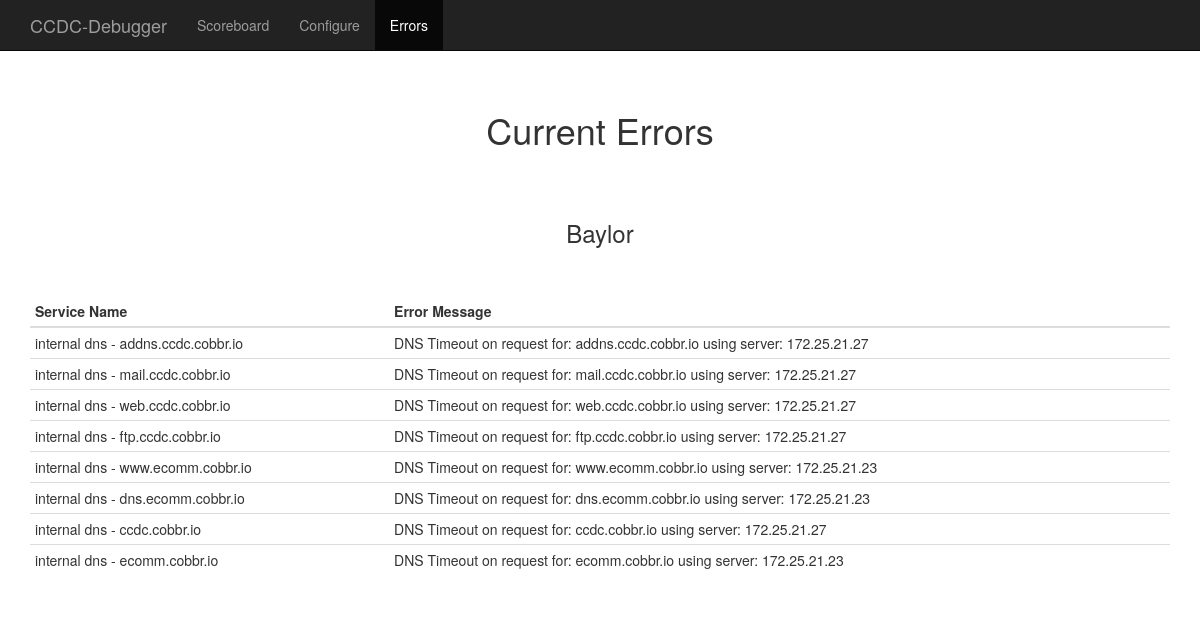
The app's page /errors, older data.
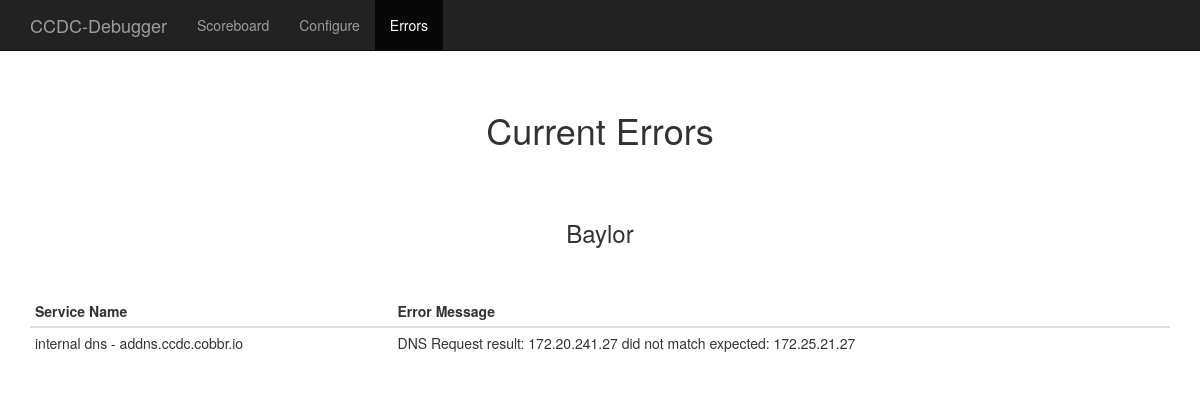
The same page, newer data.
### tables this page shows
CREATE TABLE team (
    team_id INTEGER PRIMARY KEY ASC,
    team_name TEXT NOT NULL
);

CREATE TABLE service (
    service_id INTEGER PRIMARY KEY ASC,
    service_type_id INTEGER NOT NULL,
    team_id INTEGER NOT NULL,
    service_name TEXT NOT NULL,
    service_connection TEXT NOT NULL,
    service_request TEXT NOT NULL,
    service_expected_result TEXT NOT NULL,
    service_active INTEGER NOT NULL DEFAULT 1,
    FOREIGN KEY (service_type_id) REFERENCES service_type(service_type_id),
    FOREIGN KEY (team_id) REFERENCES team(team_id)
);

CREATE TABLE error (
    error_id INTEGER PRIMARY KEY ASC,
    service_id INTEGER NOT NULL,
    error_message TEXT NOT NULL,
    error_time DATETIME DEFAULT CURRENT_TIMESTAMP,
    FOREIGN KEY (service_id) REFERENCES service(service_id)
);

### debugger.py (the view)
@app.route('/errors')
def errors():
    return render_template('errors.html')

### debugger.py (called while the page is built)
def database_connect():
    try:
        conn = sqlite3.connect('./data/debugger.db')
        conn.row_factory = sqlite3.Row
        return conn
    except Exception as e:
        print "Error connecting to database. Must run 'flask setup' prior to running. Error message: " + str(e)
        sys.exit()

def execute_db_query(query, args=None):
    conn = database_connect()
    cur = conn.cursor()
    if(args):
        cur.execute(query, args)
    else:
        cur.execute(query)
    conn.commit()
    results = cur.fetchall()
    cur.close()
    conn.close()
    return results

@app.context_processor
def utility_processor():
    return dict(execute_db_query=execute_db_query)

### templates/errors.html (shortened to what this page needs)
<!DOCTYPE html>
<html lang="en">
  <head>
    <link href="{{ url_for('static', filename='css/bootstrap.min.css') }}" rel="stylesheet">
    <link href="{{ url_for('static', filename='css/starter-template.css') }}" rel="stylesheet">
  </head>
  <body>
    <nav class="navbar navbar-inverse navbar-fixed-top">
      <div class="container">
        <div class="navbar-header">
          <a class="navbar-brand" href="scoreboard">CCDC-Debugger</a>
        </div>
        <div id="navbar" class="collapse navbar-collapse">
          <ul class="nav navbar-nav">
            <li><a href="scoreboard">Scoreboard</a></li>
            <li><a href="configure">Configure</a></li>
            <li class="active"><a href="errors">Errors</a></li>
          </ul>
        </div>
      </div>
    </nav>
    <div class="starter-template">
      <h1>Current Errors</h1>
      <div class="container">
        {% for team in execute_db_query('select * from team') %}
        <h3 class="starter-template">{{ team['team_name'] }}</h3>
        <table class="table table-condensed">
          <thead>
            <tr>
              <th>Service Name</th>
              <th>Error Message</th>
            </tr>
          </thead>
          <tbody>
            {% for service in execute_db_query('select * from service as s join team as t on(s.team_id=t.team_id) where t.team_id = ? and 0 = (select poll_score from poll where poll.service_id = s.service_id order by poll_time DESC LIMIT 1)', [team['team_id']]) %}
            <tr>
              <td>{{ service['service_name'] }}</td>
              <td>{{ execute_db_query('select error_message from error join service on(error.service_id = service.service_id) WHERE service.service_id = ? ORDER BY error_time DESC LIMIT 1', [service['service_id']])[0]['error_message'] }}</td>
            </tr>
          {% endfor %}
          </tbody>
        </table>
        {% endfor %}
      </div>
  </body>
</html>

Row changes from the older to the newer data that the page shows:
changed team "Baylor": loses service (service_name "internal dns - mail.ccdc.cobbr.io", execute_db_query "DNS Timeout on request for: mail.ccdc.cobbr.io using server: 172.25.21.27"); loses service (service_name "internal dns - web.ccdc.cobbr.io", execute_db_query "DNS Timeout on request for: web.ccdc.cobbr.io using server: 172.25.21.27"); loses service (service_name "internal dns - ftp.ccdc.cobbr.io", execute_db_query "DNS Timeout on request for: ftp.ccdc.cobbr.io using server: 172.25.21.27"); loses service (service_name "internal dns - www.ecomm.cobbr.io", execute_db_query "DNS Timeout on request for: www.ecomm.cobbr.io using server: 172.25.21.23"); loses service (service_name "internal dns - dns.ecomm.cobbr.io", execute_db_query "DNS Timeout on request for: dns.ecomm.cobbr.io using server: 172.25.21.23"); loses service (service_name "internal dns - ccdc.cobbr.io", execute_db_query "DNS Timeout on request for: ccdc.cobbr.io using server: 172.25.21.27"); loses service (service_name "internal dns - ecomm.cobbr.io", execute_db_query "DNS Timeout on request for: ecomm.cobbr.io using server: 172.25.21.23")
shown differently, row unchanged: service "internal dns - addns.ccdc.cobbr.io": execute_db_query "DNS Timeout on request for: addns.ccdc.cobbr.io using server: 172.25.21.27" → (not shown)
now on this page (row edited): error: error_message "DNS Request result: 172.20.241.27 did not match expected: 172.25.21.27"
